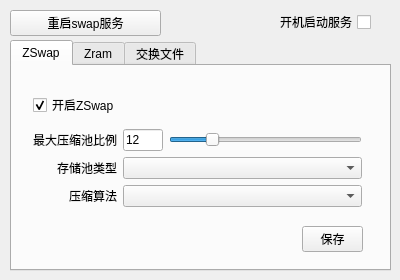
<?xml version="1.0" encoding="UTF-8"?>
<ui version="4.0">
 <class>MainWindow</class>
 <widget class="QMainWindow" name="MainWindow">
  <property name="geometry">
   <rect>
    <x>0</x>
    <y>0</y>
    <width>400</width>
    <height>280</height>
   </rect>
  </property>
  <property name="sizePolicy">
   <sizepolicy hsizetype="Preferred" vsizetype="Preferred">
    <horstretch>0</horstretch>
    <verstretch>0</verstretch>
   </sizepolicy>
  </property>
  <property name="minimumSize">
   <size>
    <width>400</width>
    <height>280</height>
   </size>
  </property>
  <property name="maximumSize">
   <size>
    <width>400</width>
    <height>280</height>
   </size>
  </property>
  <property name="windowTitle">
   <string>Swap System Control</string>
  </property>
  <widget class="QWidget" name="centralWidget">
   <widget class="QTabWidget" name="tabWidget">
    <property name="geometry">
     <rect>
      <x>10</x>
      <y>40</y>
      <width>381</width>
      <height>231</height>
     </rect>
    </property>
    <property name="currentIndex">
     <number>0</number>
    </property>
    <widget class="QWidget" name="tab">
     <property name="mouseTracking">
      <bool>false</bool>
     </property>
     <attribute name="title">
      <string>ZSwap</string>
     </attribute>
     <widget class="QPushButton" name="zswap_save">
      <property name="geometry">
       <rect>
        <x>290</x>
        <y>160</y>
        <width>61</width>
        <height>26</height>
       </rect>
      </property>
      <property name="text">
       <string>保存</string>
      </property>
     </widget>
     <widget class="QWidget" name="layoutWidget">
      <property name="geometry">
       <rect>
        <x>10</x>
        <y>10</y>
        <width>351</width>
        <height>149</height>
       </rect>
      </property>
      <layout class="QVBoxLayout" name="verticalLayout">
       <item>
        <widget class="QCheckBox" name="zwap_enable">
         <property name="toolTip">
          <string/>
         </property>
         <property name="text">
          <string>开启ZSwap</string>
         </property>
         <property name="checked">
          <bool>true</bool>
         </property>
        </widget>
       </item>
       <item>
        <layout class="QGridLayout" name="gridLayout">
         <item row="0" column="0">
          <widget class="QLabel" name="label">
           <property name="text">
            <string>最大压缩池比例</string>
           </property>
           <property name="alignment">
            <set>Qt::AlignRight|Qt::AlignTrailing|Qt::AlignVCenter</set>
           </property>
          </widget>
         </item>
         <item row="0" column="1">
          <layout class="QHBoxLayout" name="horizontalLayout">
           <item>
            <widget class="QLineEdit" name="pool_percent_edit">
             <property name="sizePolicy">
              <sizepolicy hsizetype="Fixed" vsizetype="Fixed">
               <horstretch>0</horstretch>
               <verstretch>0</verstretch>
              </sizepolicy>
             </property>
             <property name="maximumSize">
              <size>
               <width>40</width>
               <height>16777215</height>
              </size>
             </property>
             <property name="text">
              <string>12</string>
             </property>
            </widget>
           </item>
           <item>
            <widget class="QSlider" name="pool_percent_slide">
             <property name="value">
              <number>20</number>
             </property>
             <property name="orientation">
              <enum>Qt::Horizontal</enum>
             </property>
             <property name="tickInterval">
              <number>0</number>
             </property>
            </widget>
           </item>
          </layout>
         </item>
         <item row="1" column="0">
          <widget class="QLabel" name="label_2">
           <property name="text">
            <string>存储池类型</string>
           </property>
           <property name="alignment">
            <set>Qt::AlignRight|Qt::AlignTrailing|Qt::AlignVCenter</set>
           </property>
          </widget>
         </item>
         <item row="1" column="1">
          <widget class="QComboBox" name="zpool_type"/>
         </item>
         <item row="2" column="0">
          <widget class="QLabel" name="label_3">
           <property name="text">
            <string>压缩算法</string>
           </property>
           <property name="alignment">
            <set>Qt::AlignRight|Qt::AlignTrailing|Qt::AlignVCenter</set>
           </property>
          </widget>
         </item>
         <item row="2" column="1">
          <widget class="QComboBox" name="compressor_type"/>
         </item>
        </layout>
       </item>
      </layout>
     </widget>
    </widget>
    <widget class="QWidget" name="tab_2">
     <attribute name="title">
      <string>Zram</string>
     </attribute>
     <widget class="QPushButton" name="ZramSaveBtn">
      <property name="geometry">
       <rect>
        <x>290</x>
        <y>160</y>
        <width>61</width>
        <height>26</height>
       </rect>
      </property>
      <property name="text">
       <string>保存</string>
      </property>
     </widget>
     <widget class="QWidget" name="layoutWidget">
      <property name="geometry">
       <rect>
        <x>10</x>
        <y>10</y>
        <width>351</width>
        <height>153</height>
       </rect>
      </property>
      <layout class="QVBoxLayout" name="verticalLayout_3">
       <item>
        <widget class="QCheckBox" name="ZramEnable">
         <property name="text">
          <string>开启Zram</string>
         </property>
        </widget>
       </item>
       <item>
        <layout class="QGridLayout" name="gridLayout_3">
         <item row="0" column="0">
          <widget class="QLabel" name="label_10">
           <property name="text">
            <string>Zram大小</string>
           </property>
           <property name="alignment">
            <set>Qt::AlignRight|Qt::AlignTrailing|Qt::AlignVCenter</set>
           </property>
          </widget>
         </item>
         <item row="0" column="1">
          <layout class="QHBoxLayout" name="horizontalLayout_3">
           <item>
            <widget class="QLineEdit" name="ZramSize"/>
           </item>
           <item>
            <widget class="QLabel" name="label_13">
             <property name="text">
              <string>MB</string>
             </property>
            </widget>
           </item>
          </layout>
         </item>
         <item row="1" column="0">
          <widget class="QLabel" name="label_11">
           <property name="text">
            <string>Zram Streams</string>
           </property>
           <property name="alignment">
            <set>Qt::AlignRight|Qt::AlignTrailing|Qt::AlignVCenter</set>
           </property>
          </widget>
         </item>
         <item row="1" column="1">
          <widget class="QLineEdit" name="ZramStream"/>
         </item>
         <item row="2" column="0">
          <widget class="QLabel" name="label_12">
           <property name="text">
            <string>Zram算法</string>
           </property>
           <property name="alignment">
            <set>Qt::AlignRight|Qt::AlignTrailing|Qt::AlignVCenter</set>
           </property>
          </widget>
         </item>
         <item row="2" column="1">
          <widget class="QComboBox" name="ZramAlgTypeCombox"/>
         </item>
        </layout>
       </item>
      </layout>
     </widget>
    </widget>
    <widget class="QWidget" name="tab_4">
     <attribute name="title">
      <string>交换文件</string>
     </attribute>
     <widget class="QWidget" name="layoutWidget">
      <property name="geometry">
       <rect>
        <x>20</x>
        <y>10</y>
        <width>341</width>
        <height>32</height>
       </rect>
      </property>
      <layout class="QHBoxLayout" name="horizontalLayout_2">
       <item>
        <widget class="QLabel" name="label_4">
         <property name="text">
          <string>交换文件大小</string>
         </property>
        </widget>
       </item>
       <item>
        <widget class="QLineEdit" name="FuSwapSize">
         <property name="sizePolicy">
          <sizepolicy hsizetype="Fixed" vsizetype="Fixed">
           <horstretch>0</horstretch>
           <verstretch>0</verstretch>
          </sizepolicy>
         </property>
         <property name="maximumSize">
          <size>
           <width>50</width>
           <height>30</height>
          </size>
         </property>
        </widget>
       </item>
       <item>
        <widget class="QLabel" name="label_5">
         <property name="text">
          <string>MB</string>
         </property>
        </widget>
       </item>
       <item>
        <widget class="QSlider" name="FuSwapSizeSlide">
         <property name="maximum">
          <number>8192</number>
         </property>
         <property name="pageStep">
          <number>512</number>
         </property>
         <property name="orientation">
          <enum>Qt::Horizontal</enum>
         </property>
        </widget>
       </item>
      </layout>
     </widget>
     <widget class="QPushButton" name="FileSwapSaveBtn">
      <property name="geometry">
       <rect>
        <x>290</x>
        <y>160</y>
        <width>61</width>
        <height>26</height>
       </rect>
      </property>
      <property name="text">
       <string>保存</string>
      </property>
     </widget>
     <widget class="QWidget" name="layoutWidget">
      <property name="geometry">
       <rect>
        <x>200</x>
        <y>50</y>
        <width>161</width>
        <height>71</height>
       </rect>
      </property>
      <layout class="QGridLayout" name="gridLayout_4">
       <item row="0" column="0" colspan="2">
        <widget class="QCheckBox" name="checkBox_3">
         <property name="text">
          <string>启用交换分区</string>
         </property>
        </widget>
       </item>
       <item row="1" column="0">
        <widget class="QLabel" name="label_9">
         <property name="text">
          <string>交换分区大小</string>
         </property>
        </widget>
       </item>
       <item row="1" column="1">
        <widget class="QLineEdit" name="lineEdit_5"/>
       </item>
      </layout>
     </widget>
     <widget class="QWidget" name="layoutWidget">
      <property name="geometry">
       <rect>
        <x>20</x>
        <y>50</y>
        <width>173</width>
        <height>141</height>
       </rect>
      </property>
      <layout class="QVBoxLayout" name="verticalLayout_2">
       <item>
        <widget class="QCheckBox" name="FcSwapEnable">
         <property name="text">
          <string>启用动态交换文件</string>
         </property>
        </widget>
       </item>
       <item>
        <layout class="QGridLayout" name="gridLayout_2">
         <item row="0" column="0">
          <widget class="QLabel" name="label_6">
           <property name="text">
            <string>交换块大小</string>
           </property>
          </widget>
         </item>
         <item row="0" column="1">
          <layout class="QHBoxLayout" name="horizontalLayout_4">
           <item>
            <widget class="QLineEdit" name="FcChunkSizeEdit">
             <property name="text">
              <string/>
             </property>
            </widget>
           </item>
           <item>
            <widget class="QLabel" name="label_14">
             <property name="sizePolicy">
              <sizepolicy hsizetype="Preferred" vsizetype="Preferred">
               <horstretch>0</horstretch>
               <verstretch>0</verstretch>
              </sizepolicy>
             </property>
             <property name="maximumSize">
              <size>
               <width>16777215</width>
               <height>16777215</height>
              </size>
             </property>
             <property name="text">
              <string>MB</string>
             </property>
            </widget>
           </item>
          </layout>
         </item>
         <item row="1" column="0">
          <widget class="QLabel" name="label_7">
           <property name="text">
            <string>最大块数</string>
           </property>
          </widget>
         </item>
         <item row="1" column="1">
          <layout class="QHBoxLayout" name="horizontalLayout_5">
           <item>
            <widget class="QLineEdit" name="FcMaxCountEdit"/>
           </item>
           <item>
            <widget class="QLabel" name="label_15">
             <property name="sizePolicy">
              <sizepolicy hsizetype="Preferred" vsizetype="Preferred">
               <horstretch>0</horstretch>
               <verstretch>0</verstretch>
              </sizepolicy>
             </property>
             <property name="maximumSize">
              <size>
               <width>20</width>
               <height>16777215</height>
              </size>
             </property>
             <property name="text">
              <string>块 </string>
             </property>
            </widget>
           </item>
          </layout>
         </item>
         <item row="2" column="0">
          <widget class="QLabel" name="label_8">
           <property name="text">
            <string>触发比例</string>
           </property>
          </widget>
         </item>
         <item row="2" column="1">
          <layout class="QHBoxLayout" name="horizontalLayout_6">
           <item>
            <widget class="QLineEdit" name="FcPercentEdit"/>
           </item>
           <item>
            <widget class="QLabel" name="label_16">
             <property name="text">
              <string>%</string>
             </property>
            </widget>
           </item>
          </layout>
         </item>
        </layout>
       </item>
      </layout>
     </widget>
    </widget>
   </widget>
   <widget class="QPushButton" name="StartServiceBtn">
    <property name="geometry">
     <rect>
      <x>10</x>
      <y>10</y>
      <width>151</width>
      <height>26</height>
     </rect>
    </property>
    <property name="sizePolicy">
     <sizepolicy hsizetype="Fixed" vsizetype="Fixed">
      <horstretch>0</horstretch>
      <verstretch>0</verstretch>
     </sizepolicy>
    </property>
    <property name="text">
     <string>重启swap服务</string>
    </property>
   </widget>
   <widget class="QCheckBox" name="ServiceEnable">
    <property name="geometry">
     <rect>
      <x>230</x>
      <y>10</y>
      <width>141</width>
      <height>24</height>
     </rect>
    </property>
    <property name="layoutDirection">
     <enum>Qt::RightToLeft</enum>
    </property>
    <property name="text">
     <string>开机启动服务</string>
    </property>
   </widget>
  </widget>
 </widget>
 <layoutdefault spacing="6" margin="11"/>
 <resources/>
 <connections/>
</ui>
